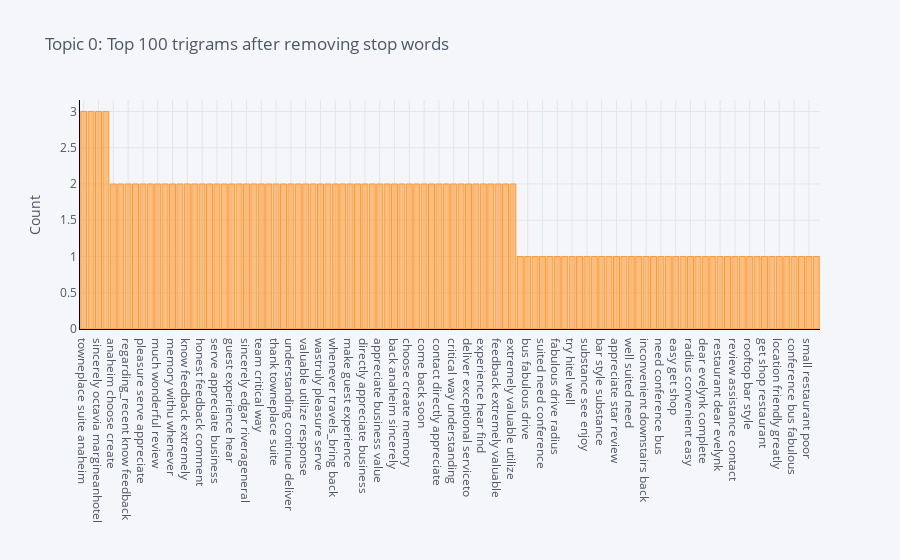

Here is the notebook cell this chart was saved with:
### Code cell
plot_model(model=lda, plot = 'trigram')

### Figure 1 — Plotly figure (JSON) as saved in the notebook; plotly's stock layout.template omitted (floating-point values rounded to 4 significant figures)
{"data": [{"marker": {"color": "rgba(255, 153, 51, 0.6)", "line": {"color": "rgba(255, 153, 51, 1.0)", "width": 1}}, "name": "count", "orientation": "v", "text": "", "type": "bar", "x": ["towneplace suite anaheim", "home away home", "sincerely octavia margineanhotel", "octavia margineanhotel manager", "anaheim choose create", "response make guest", "regarding_recent know feedback", "recent wastruly pleasure", "pleasure serve appreciate", "pike place market", "much wonderful review", "serviceto guest thank", "memory withu whenever", "anaheim sincerely edgar", "know feedback extremely", "hope see next", "honest feedback comment", "hear find location", "serve appreciate business", "share kind word", "guest experience hear", "share team critical", "sincerely edgar riverageneral", "suite anaheim choose", "team critical way", "thank much wonderful", "thank towneplace suite", "travels_bring back anaheim", "understanding continue deliver", "utilize response make", "valuable utilize response", "value honest feedback", "wastruly pleasure serve", "way understanding continue", "whenever travels_bring back", "guest thank towneplace", "make guest experience", "create memory withu", "directly appreciate business", "appreciate business sincerely", "appreciate business value", "assistance contact directly", "back anaheim sincerely", "business value honest", "choose create memory", "choose recent wastruly", "come back soon", "comment share team", "contact directly appreciate", "continue deliver exceptional", "critical way understanding", "delight choose recent", "deliver exceptional serviceto", "withu whenever travels_bring", "experience hear find", "exceptional serviceto guest", "feedback extremely valuable", "feedback comment share", "extremely valuable utilize", "drive radius convenient", "bus fabulous drive", "suite bathroom small", "suited need conference", "surrounding inconvenient downstairs", "fabulous drive radius", "hitel well suited", "try hitel well", "tripadvisor review regarding_recent", "substance see enjoy", "bathroom small restaurant", "bar style substance", "view surrounding inconvenient", "appreciate star review", "find location friendly", "well suited need", "greatly appreciate star", "inconvenient downstairs back", "style substance see", "need conference bus", "star review assistance", "easy get shop", "poor try hitel", "radius convenient easy", "enjoy view surrounding", "dear evelynk complete", "evelynk complete tripadvisor", "restaurant dear evelynk", "restaurant poor try", "review assistance contact", "review regarding_recent know", "rooftop bar style", "see enjoy view", "get shop restaurant", "convenient easy get", "location friendly greatly", "shop restaurant dear", "conference bus fabulous", "complete tripadvisor review", "small restaurant poor", "friendly greatly appreciate"], "y": [3, 3, 3, 3, 2, 2, 2, 2, 2, 2, 2, 2, 2, 2, 2, 2, 2, 2, 2, 2, 2, 2, 2, 2, 2, 2, 2, 2, 2, 2, 2, 2, 2, 2, 2, 2, 2, 2, 2, 2, 2, 2, 2, 2, 2, 2, 2, 2, 2, 2, 2, 2, 2, 2, 2, 2, 2, 2, 2, 1, 1, 1, 1, 1, 1, 1, 1, 1, 1, 1, 1, 1, 1, 1, 1, 1, 1, 1, 1, 1, 1, 1, 1, 1, 1, 1, 1, 1, 1, 1, 1, 1, 1, 1, 1, 1, 1, 1, 1, 1]}], "layout": {"legend": {"bgcolor": "#F5F6F9", "font": {"color": "#4D5663"}}, "paper_bgcolor": "#F5F6F9", "plot_bgcolor": "#F5F6F9", "title": {"font": {"color": "#4D5663"}, "text": "Topic 0: Top 100 trigrams after removing stop words"}, "xaxis": {"gridcolor": "#E1E5ED", "linecolor": "black", "showgrid": true, "tickfont": {"color": "#4D5663"}, "title": {"font": {"color": "#4D5663"}, "text": ""}, "zerolinecolor": "#E1E5ED"}, "yaxis": {"gridcolor": "#E1E5ED", "linecolor": "black", "showgrid": true, "tickfont": {"color": "#4D5663"}, "title": {"font": {"color": "#4D5663"}, "text": "Count"}, "zerolinecolor": "#E1E5ED"}}}
